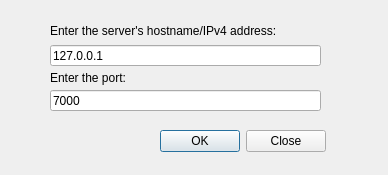
<?xml version="1.0" encoding="UTF-8"?>
<ui version="4.0">
 <class>Dialog</class>
 <widget class="QDialog" name="Dialog">
  <property name="enabled">
   <bool>true</bool>
  </property>
  <property name="geometry">
   <rect>
    <x>0</x>
    <y>0</y>
    <width>388</width>
    <height>175</height>
   </rect>
  </property>
  <property name="windowTitle">
   <string>PyChat Client - Username</string>
  </property>
  <widget class="QDialogButtonBox" name="buttonBox">
   <property name="geometry">
    <rect>
     <x>155</x>
     <y>125</y>
     <width>171</width>
     <height>32</height>
    </rect>
   </property>
   <property name="orientation">
    <enum>Qt::Horizontal</enum>
   </property>
   <property name="standardButtons">
    <set>QDialogButtonBox::Close|QDialogButtonBox::Ok</set>
   </property>
   <property name="centerButtons">
    <bool>false</bool>
   </property>
  </widget>
  <widget class="QLineEdit" name="lineEdit">
   <property name="geometry">
    <rect>
     <x>50</x>
     <y>45</y>
     <width>271</width>
     <height>21</height>
    </rect>
   </property>
   <property name="layoutDirection">
    <enum>Qt::LeftToRight</enum>
   </property>
   <property name="text">
    <string>127.0.0.1</string>
   </property>
   <property name="maxLength">
    <number>50</number>
   </property>
   <property name="dragEnabled">
    <bool>false</bool>
   </property>
  </widget>
  <widget class="QLabel" name="label">
   <property name="geometry">
    <rect>
     <x>50</x>
     <y>20</y>
     <width>271</width>
     <height>21</height>
    </rect>
   </property>
   <property name="text">
    <string>Enter the server's hostname/IPv4 address:</string>
   </property>
  </widget>
  <widget class="QLabel" name="label_2">
   <property name="geometry">
    <rect>
     <x>50</x>
     <y>70</y>
     <width>271</width>
     <height>16</height>
    </rect>
   </property>
   <property name="text">
    <string>Enter the port:</string>
   </property>
  </widget>
  <widget class="QLineEdit" name="lineEdit_2">
   <property name="geometry">
    <rect>
     <x>50</x>
     <y>90</y>
     <width>271</width>
     <height>21</height>
    </rect>
   </property>
   <property name="text">
    <string>7000</string>
   </property>
   <property name="maxLength">
    <number>5</number>
   </property>
  </widget>
  <widget class="QLabel" name="label_3">
   <property name="enabled">
    <bool>true</bool>
   </property>
   <property name="geometry">
    <rect>
     <x>50</x>
     <y>130</y>
     <width>121</width>
     <height>16</height>
    </rect>
   </property>
   <property name="text">
    <string/>
   </property>
  </widget>
 </widget>
 <resources/>
 <connections>
  <connection>
   <sender>buttonBox</sender>
   <signal>accepted()</signal>
   <receiver>Dialog</receiver>
   <slot>accept()</slot>
   <hints>
    <hint type="sourcelabel">
     <x>248</x>
     <y>254</y>
    </hint>
    <hint type="destinationlabel">
     <x>157</x>
     <y>274</y>
    </hint>
   </hints>
  </connection>
  <connection>
   <sender>buttonBox</sender>
   <signal>rejected()</signal>
   <receiver>Dialog</receiver>
   <slot>reject()</slot>
   <hints>
    <hint type="sourcelabel">
     <x>316</x>
     <y>260</y>
    </hint>
    <hint type="destinationlabel">
     <x>286</x>
     <y>274</y>
    </hint>
   </hints>
  </connection>
 </connections>
</ui>
